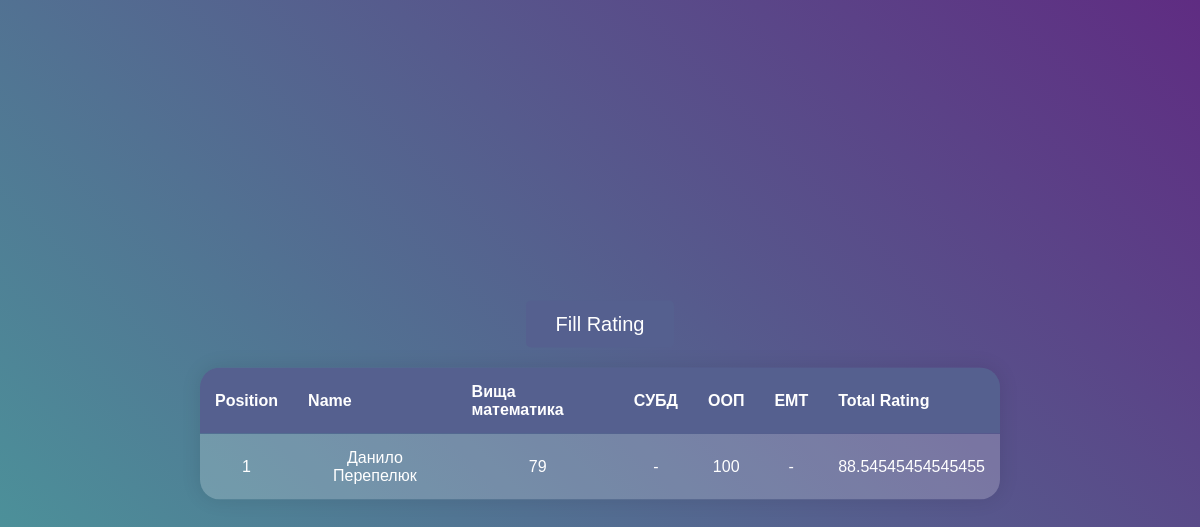
Screenshot of /table/ with the database file from the repository.
### polls/models.py (models this page shows, shortened)
class RatingSubject(models.Model):
    subject = models.CharField(max_length=200)
    credits = models.FloatField()
    enabled = models.BooleanField(default=True)

### polls/views.py (the view)
# urls.py: path("table/", views.ratingTable, name="ratingTable"),
@csrf_exempt
def ratingTable(request):
    users = User.objects.all()
    res = []
    for user in users:
        ratingRecords = RatingRecord.objects.filter(user=user)
        t = {}
        t['name'] = user.first_name
        t["records"] = [record.rating for record in ratingRecords]
        if len(t["records"]) < len(RatingSubject.objects.all()):
            for i in range(len(RatingSubject.objects.all()) - len(t["records"])):
                t["records"].append("-")
        for i in range(len(t["records"])):
            if t["records"][i] is None:
                t["records"][i] = "-"
        t['rating'] = calculateRating(ratingRecords)
        res.append(t)
    res.sort(key=lambda x: x['rating'], reverse=True)
    for r in res:
        r['position'] = res.index(r) + 1
    print(res)
    return render(request, 'table.html', {'records': res, 'subjects': RatingSubject.objects.all()})

### polls/views.py (called while the page is built)
@csrf_exempt
def calculateRating(ratingRecords):
    sum = 0
    credits = 0
    for record in ratingRecords:
        if record.rating is not None:
            sum += record.rating * record.subject.credits
            credits += record.subject.credits
    if credits == 0:
        return 0
    return sum / credits

### templates/table.html (shortened to what this page needs)
<!DOCTYPE html>
<html lang="en">
<head>
</head>
<body>
<div class="container">
    <div class="button_container">
        <button onclick="window.location.href='/fill_rating'" class="btn btn-primary">
            Fill Rating
        </button>
    </div>
    <table>
        <thead>
        <tr>
            <th>Position</th>
            <th>Name</th>
            {% for subject in subjects %}
                <th>{{ subject.subject }}</th>
            {% endfor %}
            <th>Total Rating</th>
        </tr>
        </thead>
        <tbody>
        {% for record in records %}
            <tr>
                <td>{{ record.position }}</td>
                <td>{{ record.name }}</td>
                {% for subject in record.records %}
                    <td>{{ subject }}</td>
                {% endfor %}
                <td>{{ record.rating }}</td>
            </tr>
        {% endfor %}
        </tbody>
    </table>
</div>
</body>
</html>

### templates/table.html (style rules this page uses)
html, body { height: 100%; }
body { margin: 0; background: linear-gradient(45deg, #49a09d, #5f2c82); font-family: sans-serif; font-weight: 100; }
.container { position: absolute; top: 50%; left: 50%; transform: translate(-50%, -50%); text-align: center; }
.button_container { margin-bottom: 20px; }
table { border-radius: 20px; width: 800px; border-collapse: collapse; overflow: hidden; box-shadow: 0 0 20px rgba(0, 0, 0, 0.1); margin-top: 20px; }
th, td { padding: 15px; background-color: rgba(255, 255, 255, 0.2); color: #fff; }
th { text-align: left; }
* { user-select: none; }
.btn { background-color: #55608f; border: none; color: white; padding: 12px 30px; cursor: pointer; border-radius: 5px; font-size: 20px; }

### rows the page displays
RatingSubject: subject "Вища математика"
RatingSubject: subject "СУБД"
RatingSubject: subject "ООП"
RatingSubject: subject "ЕМТ"

### other values shown
{{ record.position }} "1"
{{ record.name }} "Данило Перепелюк"
{{ subject }} "79" "-" "100" "-"
{{ record.rating }} "88.54545454545455"
